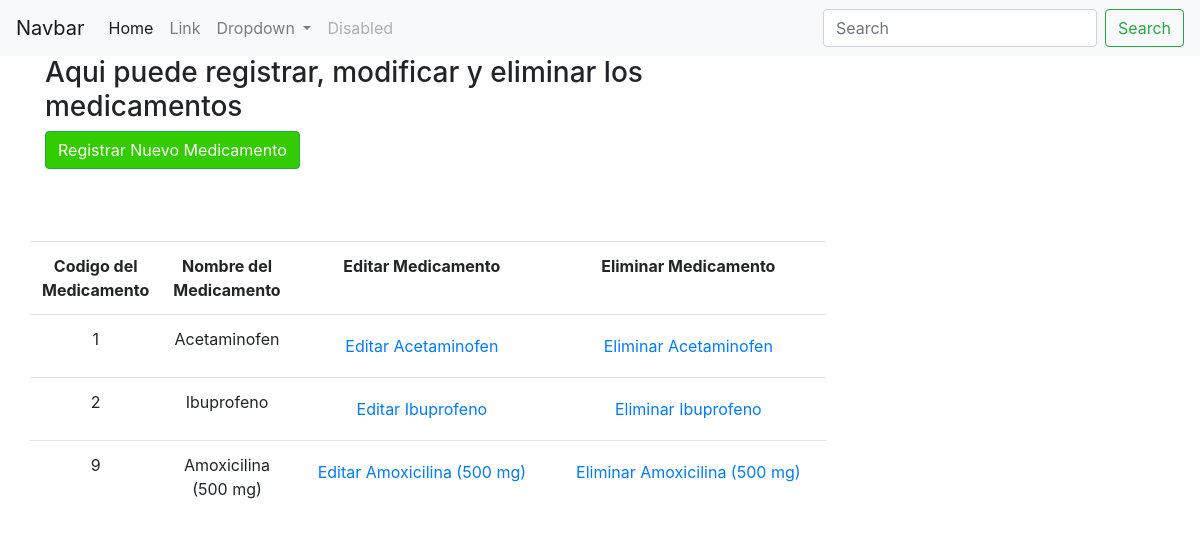
Screenshot of /citasyconsultas/gestionMedicamento/ with the database file from the repository.
### citasyconsultas/models.py (models this page shows, shortened)
class Medicamento(models.Model):
	codMedicamento=models.IntegerField(help_text="Ingrese el codigo del Medicamento",primary_key = True)
	nomMedicamento=models.CharField(max_length=200,help_text="Ingrese el nombre del Medicamento")

### citasyconsultas/views.py (the view)
# urls.py: path('gestionMedicamento/', ListadoMedicamento.as_view(), name='listado_medicamento'),
class ListadoMedicamento(ListView):
    model = Medicamento
    template_name = 'citasyconsultas/gestionMedicamento.html'
    context_object_name = 'medicamentos'

### templates/citasyconsultas/gestionMedicamento.html (shortened to what this page needs)
{% extends 'base/base.html'%}
{% block content %}
<h3>Aqui puede registrar, modificar y eliminar los medicamentos</h3>
<div class="container">
	<div class="row">
	<a onclick="return abrir_modal('{% url 'citasyconsultas:crear_medicamento' %}', 'Crear medicamento')" class="btn btn-success" style="color:white; background-color:#33CC00">
   Registrar Nuevo Medicamento
		</a>
	</div>
</div>
<br><br><br>
<div class="row text-center">
	<table  class="table ">
		<tr style="text-align: center">
			<th style="text-align: center">Codigo del Medicamento</th>
			<th style="text-align: center">Nombre del Medicamento</th>
			<th style="text-align: center">Editar Medicamento</th>
            <th style="text-align: center">Eliminar Medicamento</th>
		</tr>
		{% for med in medicamentos %}
					<tr>
						<td>{{med.codMedicamento}}</td>
						<td>{{med.nomMedicamento}}</td>
						<td style="text-align:center;">
							<a href="#" onclick="return abrir_modal('{% url 'citasyconsultas:modificar_medicamento' med.pk %}', 'Modificar/{{ med.codMedicamento }}')" class="btn"><span class="glyphicon glyphicon-pencil">Editar {{med.nomMedicamento}}</a>
							</td>
						<td style="text-align:center;">
							<a href="#" onclick="return abrir_modal('{% url 'citasyconsultas:eliminar_medicamento' med.pk %}', 'Emiminar/{{ med.codMedicamento}}')" class="btn">Eliminar {{med.nomMedicamento}}</a
								td>
					</tr>
		{% endfor %}
	</table>
</div>
</div>
{% endblock %}

### rows the page displays
Medicamento: codMedicamento "1", nomMedicamento "Acetaminofen"
Medicamento: codMedicamento "2", nomMedicamento "Ibuprofeno"
Medicamento: codMedicamento "9", nomMedicamento "Amoxicilina (500 mg)"
